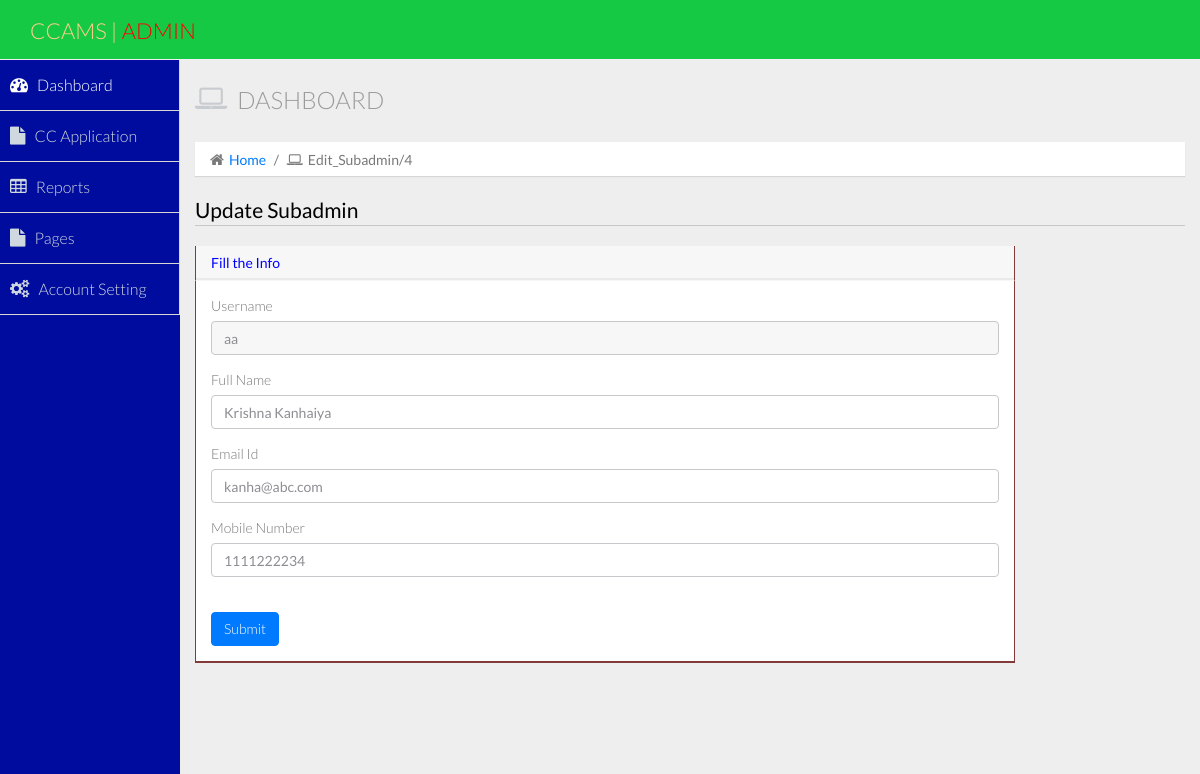
Screenshot of /edit_subadmin/4/ (signed in) with the database file from the repository.
### myapp/models.py (models this page shows, shortened)
class Subbanker(models.Model):
    user = models.ForeignKey(User, on_delete=models.CASCADE, null=True, blank=True)
    mobile = models.CharField(max_length=100, null=True, blank=True)
    creationdate = models.DateTimeField(auto_now_add=True)

### myapp/views.py (the view, shortened to what this page needs)
# urls.py: path('edit_subadmin/<int:pid>/', add_subadmin, name="edit_subadmin"),
@login_required(login_url='/authentication_login/')
def add_subadmin(request, pid=None):
    user = None
    subbanker = None
    if pid:
        user = User.objects.get(id=pid)
        subbanker = Subbanker.objects.get(user=user)
    return render(request, 'add_subadmin.html', locals())

### myapp/templatetags/custom_tags.py (called while the page is built)
@register.filter(name="mystrip")
def mystrip(data):
    data = data[1:-1]
    return data

### myapp/templates/add_subadmin.html (shortened to what this page needs)
{% extends 'admin_index.html' %}
{% load static %}
{% block body %}
<legend style="color:black">{% if pid %}Update{% else %}Create{% endif %} Subadmin</legend>
    <div class="row">
          <div class="col-lg-10">
            <section class="panel">
              <header style="color:blue" class="panel-heading">
                Fill the Info
              </header>
              <div class="panel-body">
                <div class="form">
{% if pid %}
                <div class="card-body">
                    <div class="row">
                        <div class="col-md-12">
                            <form action="" method="post" enctype="multipart/form-data">
                                <div class="form-group">
                                      <label>Username</label>
                                      <input type="text" class="form-control select2bs4" name="username" style="width: 100%;" value="{{subbanker.user.username}}" readonly>
                                  </div>
                                <div class="form-group">
                                      <label>Full Name</label>
                                      <input type="text" class="form-control select2bs4" name="firstname" style="width: 100%;" value="{{subbanker.user.first_name}}" required>
                                  </div>
                                <div class="form-group">
                                      <label>Email Id</label>
                                      <input type="email" class="form-control select2bs4" name="email" style="width: 100%;" value="{{subbanker.user.email}}" required>
                                  </div>
                                <div class="form-group">
                                      <label>Mobile Number</label>
                                      <input type="number" class="form-control select2bs4" name="mobile" style="width: 100%;" value="{{subbanker.mobile}}" required>
                                  </div>
                                <br/>
                                <div>
                                    <button class="btn btn-primary py-1 px-3" type="submit">Submit</button>
                                </div>
                            </form>
                        </div>
                    </div>
                </div>
              {% endif %}
    </section>
            </div>
        </div>
    </section>
{% endblock %}

### rows the page displays
Subbanker: username "aa", firstname "Krishna Kanhaiya", email "kanha@abc.com", mobile "1111222234"

### other values shown
{{ request.path|mystrip|title }} "Edit_Subadmin/4"
